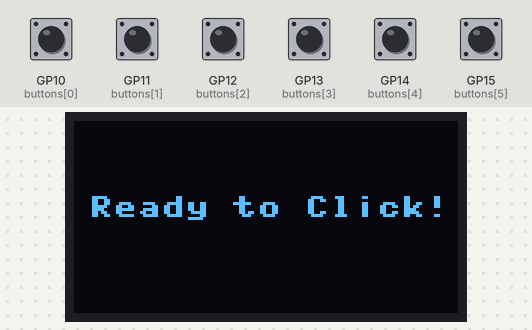
Recording of a program running on a simulated Raspberry Pi Pico running MicroPython. Parts: 128×64 one-colour display. Inputs (shaded band) come from the test bench; at power-on: GP10 (buttons[0]), GP11 (buttons[1]), GP12 (buttons[2]), GP13 (buttons[3]), GP14 (buttons[4]), GP15 (buttons[5]) HIGH. The clock reads 2024-03-15 10:24:30 at power-on unless the program sets it; files the program writes start out absent; values from a settings file that is not in the repository are placeholders; library files of the repository ran but are not shown: sh1106.py, ds3231.py, wifi_manager.py; what the program prints to the serial console is not drawn.

Above: at 1.2 s.
1.3 s: GP10 (buttons[0]) pulled LOW for 0.15 s
At 2.2 s:
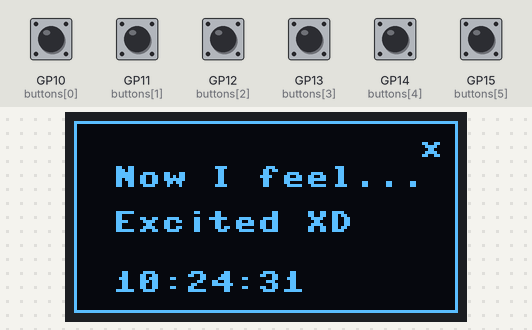
4.4 s: GP11 (buttons[1]) pulled LOW for 0.15 s
At 4.8 s:
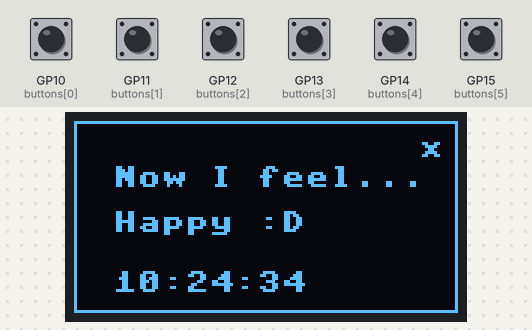
7.5 s: GP12 (buttons[2]) pulled LOW for 0.15 s
At 8.7 s:
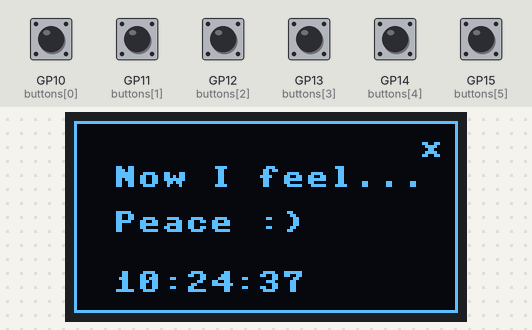
10.6 s: GP13 (buttons[3]) pulled LOW for 0.15 s
At 11.3 s:
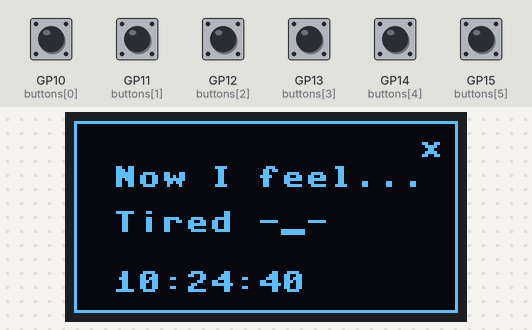
13.7 s: GP14 (buttons[4]) pulled LOW for 0.15 s
At 15.2 s:
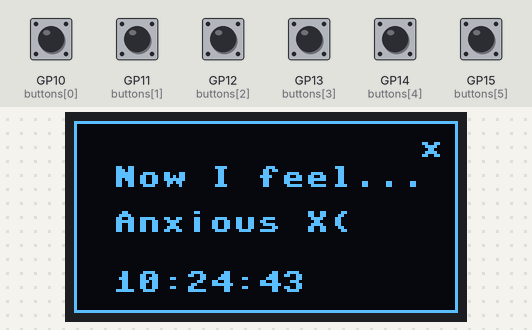
16.8 s: GP15 (buttons[5]) pulled LOW for 0.15 s
At 17.2 s:
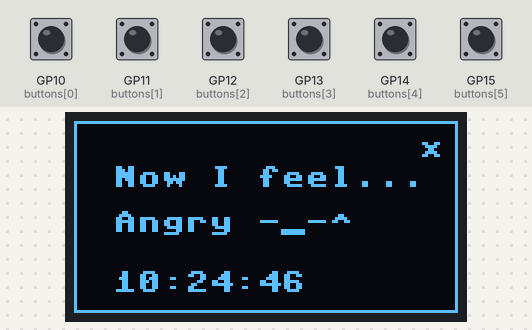
Timing chart, 0 to 19.8 s (numbered marks = the images above; inputs shaded):
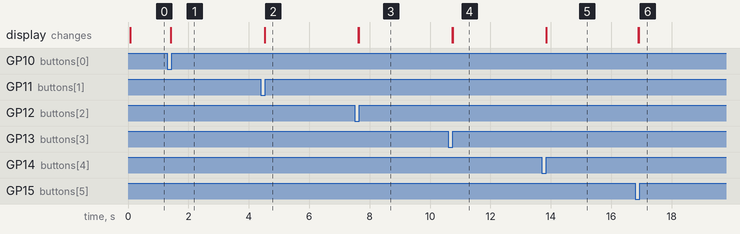

The program:

main.py
```python
from machine import Pin
import time
from sh1106 import SH1106
from ds3231 import DS3231
from display_manager import DisplayManager
from wifi_manager import WifiManager
from local_logger import LocalLogger
from google_uploader import GoogleUploader

SLEEP_TIMER = 30    # period of time after which device goes to sleep
_last_interaction = time.time()
device_asleep = False

# call modules
dm = DisplayManager(4, 5)
wm = WifiManager()
logger = LocalLogger()
uploader = GoogleUploader()

# buttons setting (GP10, 11, 12, 13, 14, 15)
button_pins = [10, 11, 12, 13, 14, 15]
buttons = [Pin(p, Pin.IN, Pin.PULL_UP) for p in button_pins]
moods = ["Excited XD", "Happy :D", "Peace :)", "Tired -_-", "Anxious X(", "Angry -_-^"]


def activate_sleep_mode(display: DisplayManager, wifi: WifiManager) -> None:
    global device_asleep
    display.display.sleep(True)
    wifi.disconnect()
    device_asleep = True

def deactivate_sleep_mode(display: DisplayManager, wifi: WifiManager) -> None:
    global device_asleep, _last_interaction
    display.display.sleep(False)
    wifi.connect()
    device_asleep = False
    _last_interaction = time.time()

# start screen
dm.display_start()

while True:
    for i, btn in enumerate(buttons):
        if btn.value() == 0:

            if device_asleep:
                deactivate_sleep_mode(dm, wm)

            is_wifi = wm.wlan.isconnected()
            date_s, time_s = dm.get_time_str()  # show screen and current time
            dm.draw_mood(moods[i], wifi_on=is_wifi)

            log_data = f"{date_s},{time_s},{moods[i]}" # record log locally
            logger.save(log_data)
            print(f"local saved: {log_data}")

            if wm.connect():  # try connecting wifi & uploading on Google sheets
                uploader.sync_from_file(logger, dm)
                dm.draw_mood(moods[i], wifi_on=True)

            while btn.value() == 0:  # wait for button release(debouncing)
                time.sleep(0.05)   # stabilizing
            time.sleep(3)   # show selected mood for 3 secs
            dm.display_start()   # back to start scren

            _last_interaction = time.time()  # save the time of interaction

        # check if device should go to sleep
        if not device_asleep and (time.time() - _last_interaction > SLEEP_TIMER):
            activate_sleep_mode(dm, wm)

    time.sleep(0.1)   # small delay to reduce CPU load
```

display_manager.py
```python
from machine import Pin, I2C
import sh1106   # Hardware drivers
import ds3231
class DisplayManager:
    def __init__(self, sda_pin, scl_pin):
        self.i2c = I2C(0, sda=Pin(sda_pin), scl=Pin(scl_pin), freq=400000)
        try:
            self.display = sh1106.SH1106_I2C(128, 64, self.i2c, rotate=180)
            self.display.sleep(False)
            self.rtc = ds3231.DS3231(self.i2c)
            print("OLED & RTC initialized!")
        except Exception as e:
            print("Failed connecting:", e)
            self.rtc = None

    def get_time_str(self):
        if self.rtc:
            t = self.rtc.get_time()
            return "{:04d}-{:02d}-{:02d}".format(t[0], t[1], t[2]), "{:02d}:{:02d}:{:02d}".format(t[4], t[5], t[6])
        return "0000-00-00", "00:00:00"

    def display_start(self):
        self.display.fill(0)
        self.display.text("Ready to Click!", 5, 25, 1)
        self.display.show()

    def draw_mood(self, mood_text, wifi_on=False):
        date_s, time_s = self.get_time_str()
        self.display.fill(0)
        self.display.rect(0, 0, 128, 64, 1)

        if wifi_on:    # wifi status
            self.display.text("o", 115, 5, 1) # connected: o
        else:
            self.display.text("x", 115, 5, 1) # disconnceted: x

        self.display.text("Now I feel...", 13, 15, 1)
        self.display.text(mood_text, 13, 30, 1)
        self.display.text(time_s, 13, 50, 1)
        self.display.show()

    def show_uploading(self):      # show uploading screen
        self.display.fill(0)
        self.display.rect(0, 0, 128, 64, 1)
        self.display.text("uploading", 25, 25, 1)
        self.display.text("my mood...", 13, 40, 1)
        self.display.show()
```

local_logger.py
```python
import os

class LocalLogger:
    def __init__(self, filename="mood_log.csv"):
        self.filename = filename

    def save(self, data_str):
        with open(self.filename, "a") as f:
            f.write(data_str + "\n")

    def read_all(self):
        if self.filename in os.listdir():
            with open(self.filename, "r") as f:
                return f.readlines()
        return []

    def clear(self):
        if self.filename in os.listdir():
            os.remove(self.filename)
```

google_uploader.py
```python
import urequests
import gc
from secrets import secrets

class GoogleUploader:
    def __init__(self):
        self.url = secrets['google_url']

    def sync_from_file(self, logger, display_man):
        lines = logger.read_all()
        if not lines: return

        display_man.show_uploading()
        print(f"start sync: {len(lines)}records")
        all_ok = True

        for line in lines:
            line = line.strip()
            if not line: continue

            # encoding characters
            d, t, m = line.split(',')
            m_safe = m.replace(" ", "%20").replace(":", "%3A").replace("(", "%28").replace("^", "%5E")
            full_url = f"{self.url}?date={d}&time={t}&mood={m_safe}"

            resp = None # initialzing
            try:
                resp = urequests.get(full_url)

                # handling HTTP 302 redirect(if needed)
                if resp.status_code == 302:
                    new_url = resp.headers.get("Location")
                    resp.close() # close earlier response
                    resp = urequests.get(new_url)

                # check final uploading
                if resp.status_code == 200 and "Success" in resp.text:
                    print(f"uploading success: {m}")
                else:
                    all_ok = False
                    print(f"failed uploadig(status code): {resp.status_code}")

            except Exception as e:
                print(f"network error: {e}")
                all_ok = False
                break # escape

            finally:
                if resp:
                    resp.close() # memory off

        if all_ok:
            logger.clear()
            print("success uploading & removing all logs!")

        gc.collect()  # garbage collecting
        print(f"memory optimalized: {gc.mem_free()}bytes free")
```

Measured:
- after the input at 1.3 s, the display: changes after 0.12 s (image 1)
- after the input at 4.4 s, the display: first changes after 0.12 s (image 2 shows a later state)
- after the input at 7.5 s, the display: first changes after 0.13 s (image 3 shows a later state)
- after the input at 10.6 s, the display: first changes after 0.14 s (image 4 shows a later state)
- after the input at 13.7 s, the display: first changes after 0.14 s (image 5 shows a later state)
- after the input at 16.8 s, the display: first changes after 0.10 s (image 6 shows a later state)
